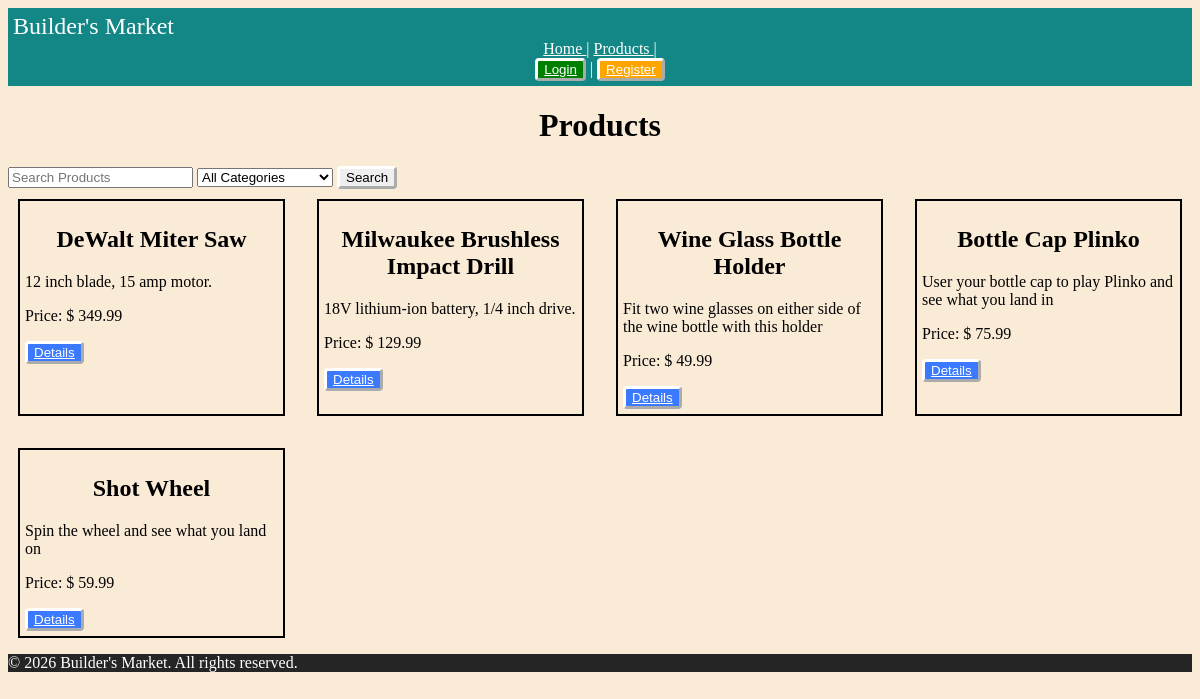
/products/, run on an earlier commit of the app's database.
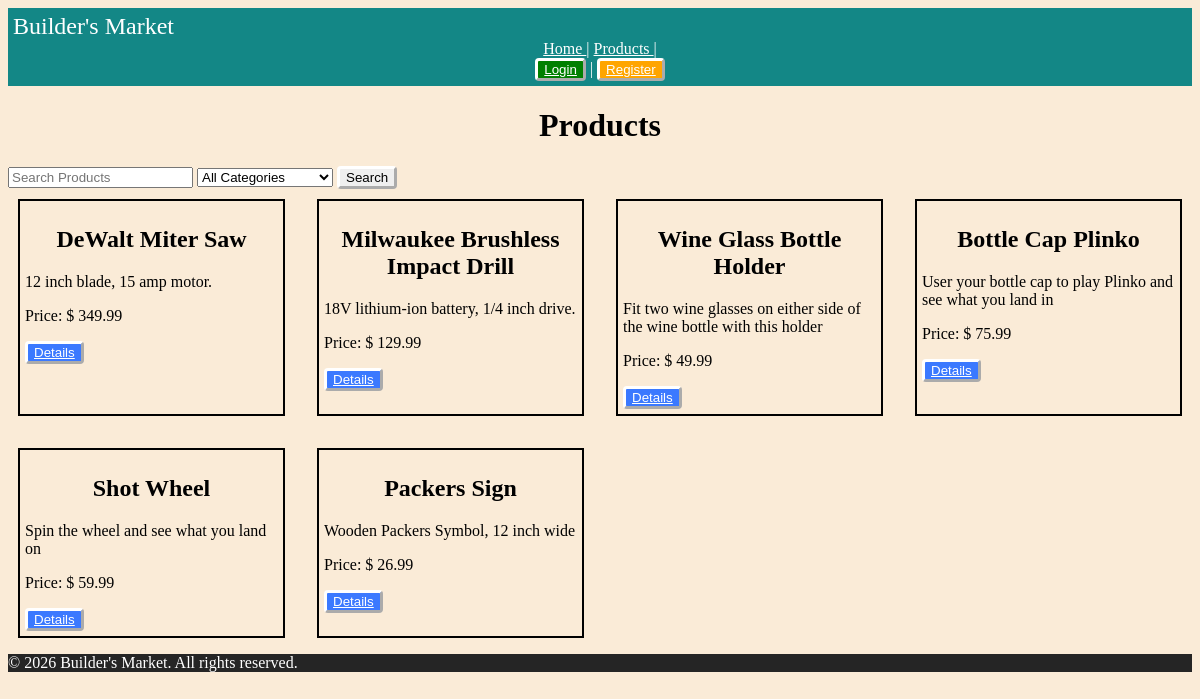
And on a later commit of the database.
### tables this page shows
CREATE TABLE products (
    product_id INTEGER PRIMARY KEY,
    product_name VARCHAR(50) NOT NULL,
    description TEXT NOT NULL,
    price DECIMAL(10, 2) NOT NULL,
    quantity INT NOT NULL,
    created_at DATETIME DEFAULT CURRENT_TIMESTAMP,
    updated_at DATETIME DEFAULT CURRENT_TIMESTAMP
);

### routes/products.py (the view)
@products_bp.route('/', methods=['GET'])
def get_products():
    category_id = request.args.get("category_id")
    search = request.args.get("search")
    products = ProductItem.GetAll()
    categories = Category.GetAll()
    products = ProductItem.Search(category_id, search)
    categories = Category.GetAll()
    return render_template('product/products_browse.html', search = search, selected_category = category_id, products=products, categories = categories)

### database/connection.py (called while the page is built)
def get_connection():
    try:
        conn = sqlite3.connect(Config.DATABASE)
        conn.row_factory = sqlite3.Row
        return conn
    except Error as e:
        print(f"Database connection error: {e}")
        return None

### models/categories.py (called while the page is built)
    @staticmethod
    def GetAll():
        db= get_connection()
        sql = "SELECT * FROM categories;"
        results = db.execute(sql).fetchall()
        out = []
        for r in results:
            dev = Category.FromDB(r['category_id'])
            if dev is None:
                continue
            out.append(dev)
        return out

### models/product.py (called while the page is built)
    @staticmethod
    def GetAll():
        db= get_connection()
        sql = "SELECT * FROM products;"
        results = db.execute(sql).fetchall()
        out = []
        for r in results:
            dev = ProductItem.FromDBRow(r)
            if dev is None:
                continue
            out.append(dev)
        return out

### templates/product/products_browse.html (shortened to what this page needs)
{% extends "base.html" %}
{% block content %}
<h1> Products </h1>
        <form method="GET">
            <input type = "text" name="search" placeholder="Search Products">
            <select name="category_id">
                <option value=""> All Categories</option>
            </select>
            <button type="submit"> Search </button>
        </form>
<div class="product-grid">
{% for product in products %}
<div class="product-card" >
<h2> {{product.product_name}}</h2>
    <p>{{product.description}}</p>
    <p>Price: $ {{product.price}}</p>
        <button class="blueButton" type="submit">
            <a href="{{url_for('products.product_details', product_id = product.product_id)}}"> Details </a>
        </button>
</div>
    {% endfor %}
</div>
{% endblock %}

What changed in the data, as far as the page shows it:
added products: product_name "Packers Sign", description "Wooden Packers Symbol, 12 inch wide", price "26.99"
